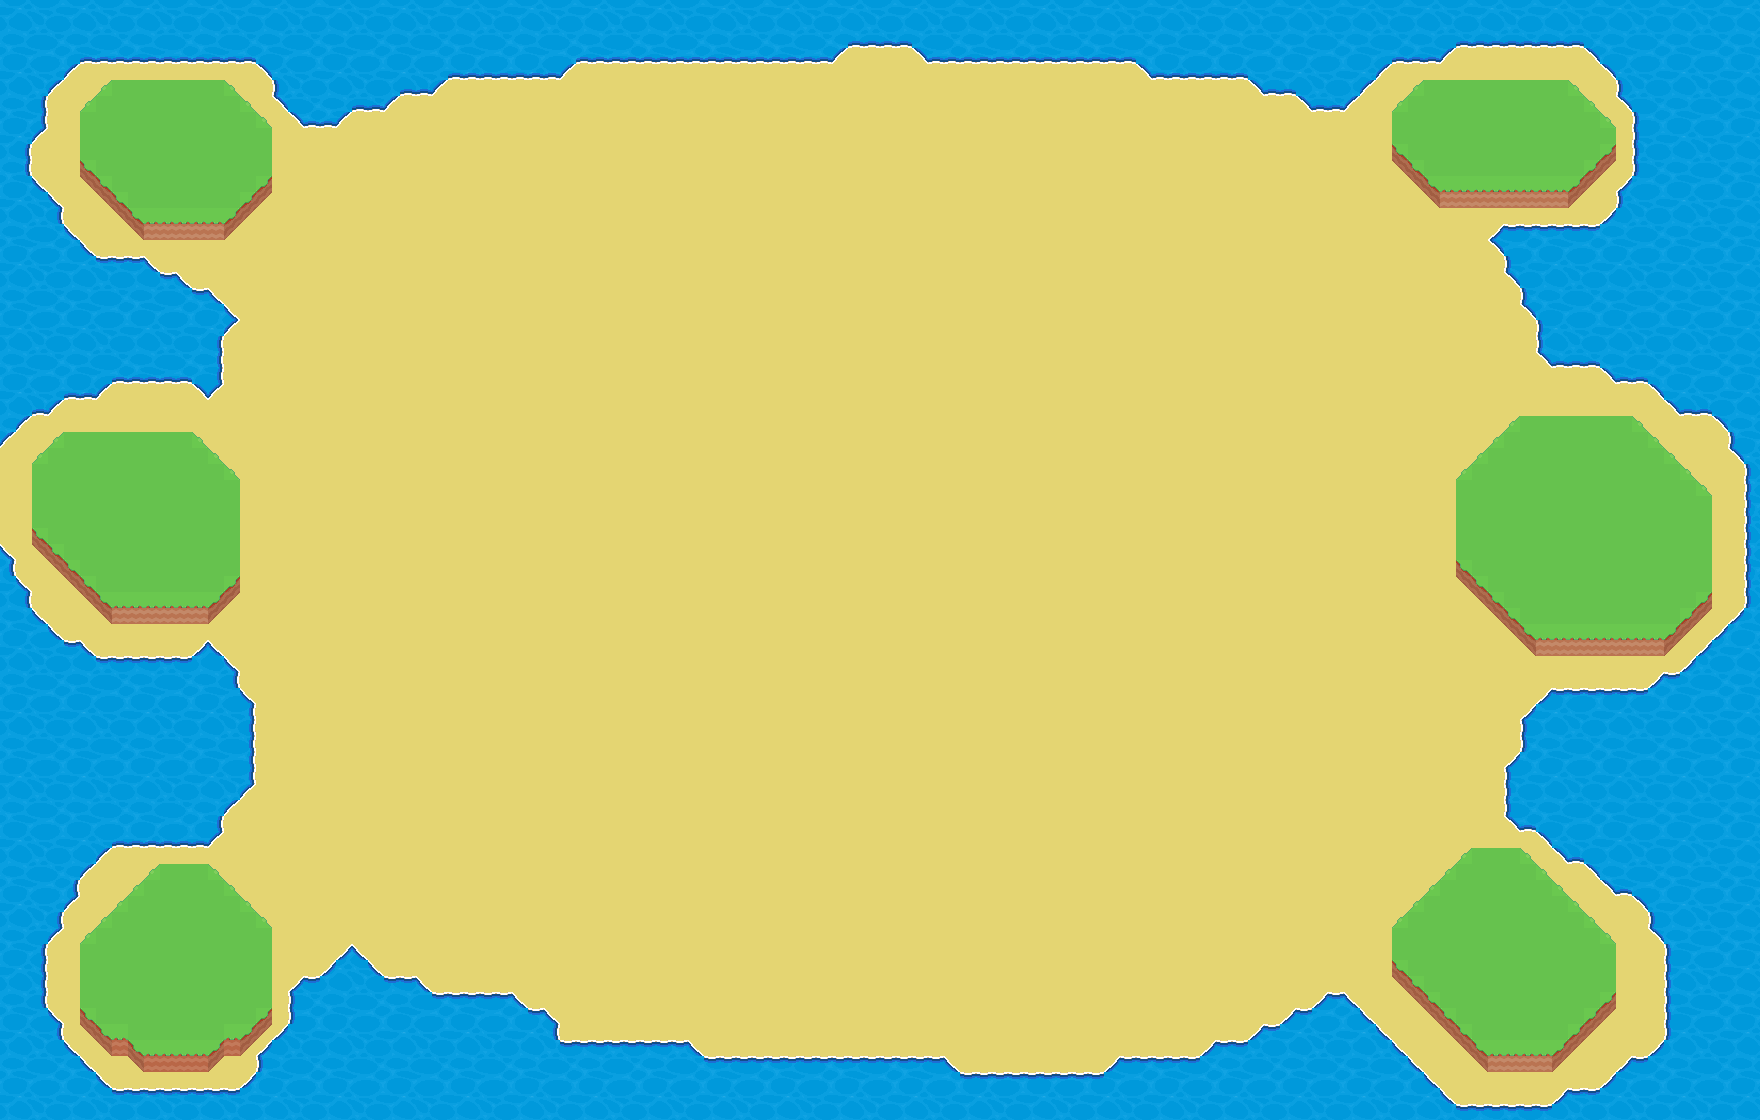

Below is a game level as drawn by its tile map, then a one-line description and the .tmx that defines it (tile-layer data replaced by summaries):
An orthogonal 110x70 tile map with 16x16 px tiles, 13 tile layers (Tile Layer 1, 1, shadow, 2, ...).

<map version="1.10" tiledversion="1.11.2" orientation="orthogonal" renderorder="right-down" width="110" height="70" tilewidth="16" tileheight="16" infinite="0" nextlayerid="19" nextobjectid="1">
 <tileset firstgid="1" name="spr_tileset_sunnysideworld_16px" tilewidth="16" tileheight="16" tilecount="4096" columns="64">
  <image source="../spr_tileset_sunnysideworld_16px.png" width="1024" height="1024" />
 </tileset>
 <group id="2" name="Group Layer 1">
  <layer id="1" name="Tile Layer 1" width="110" height="70">
   <data>[7700 cells, 7700 non-empty, 16 distinct tile ids]</data>
  </layer>
 </group>
 <group id="3" name="Group Layer 2">
  <layer id="7" name="1" width="110" height="70">
   <data>[7700 cells, 6093 non-empty, 5 distinct tile ids]</data>
  </layer>
  <layer id="18" name="shadow" width="110" height="70">
   <data>[7700 cells, 0 non-empty, 0 distinct tile ids]</data>
  </layer>
  <layer id="9" name="2" width="110" height="70" opacity="0.95">
   <data>[7700 cells, 843 non-empty, 10 distinct tile ids]</data>
  </layer>
  <layer id="13" name="3" width="110" height="70">
   <data>[7700 cells, 0 non-empty, 0 distinct tile ids]</data>
  </layer>
  <layer id="14" name="4" width="110" height="70">
   <data>[7700 cells, 0 non-empty, 0 distinct tile ids]</data>
  </layer>
  <layer id="15" name="5" width="110" height="70">
   <data>[7700 cells, 0 non-empty, 0 distinct tile ids]</data>
  </layer>
  <layer id="16" name="6" width="110" height="70">
   <data>[7700 cells, 0 non-empty, 0 distinct tile ids]</data>
  </layer>
  <layer id="17" name="7" width="110" height="70">
   <data>[7700 cells, 0 non-empty, 0 distinct tile ids]</data>
  </layer>
 </group>
 <group id="4" name="Group Layer 3">
  <layer id="10" name="1" width="110" height="70">
   <data>[7700 cells, 0 non-empty, 0 distinct tile ids]</data>
  </layer>
  <layer id="12" name="2" width="110" height="70">
   <data>[7700 cells, 0 non-empty, 0 distinct tile ids]</data>
  </layer>
 </group>
 <group id="5" name="Group Layer 4">
  <layer id="8" name="1" width="110" height="70">
   <data>[7700 cells, 0 non-empty, 0 distinct tile ids]</data>
  </layer>
 </group>
 <group id="6" name="Group Layer 5">
  <layer id="11" name="1" width="110" height="70">
   <data>[7700 cells, 0 non-empty, 0 distinct tile ids]</data>
  </layer>
 </group>
</map>
